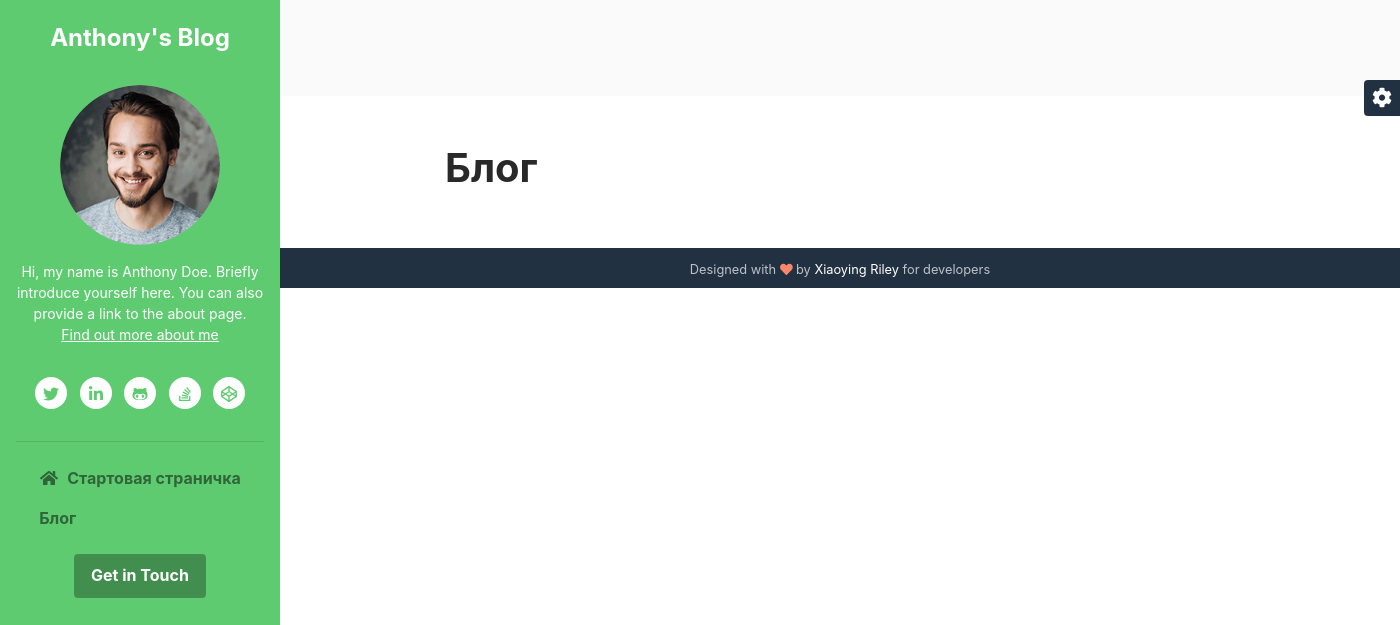
The app's page /blog/list, older data.
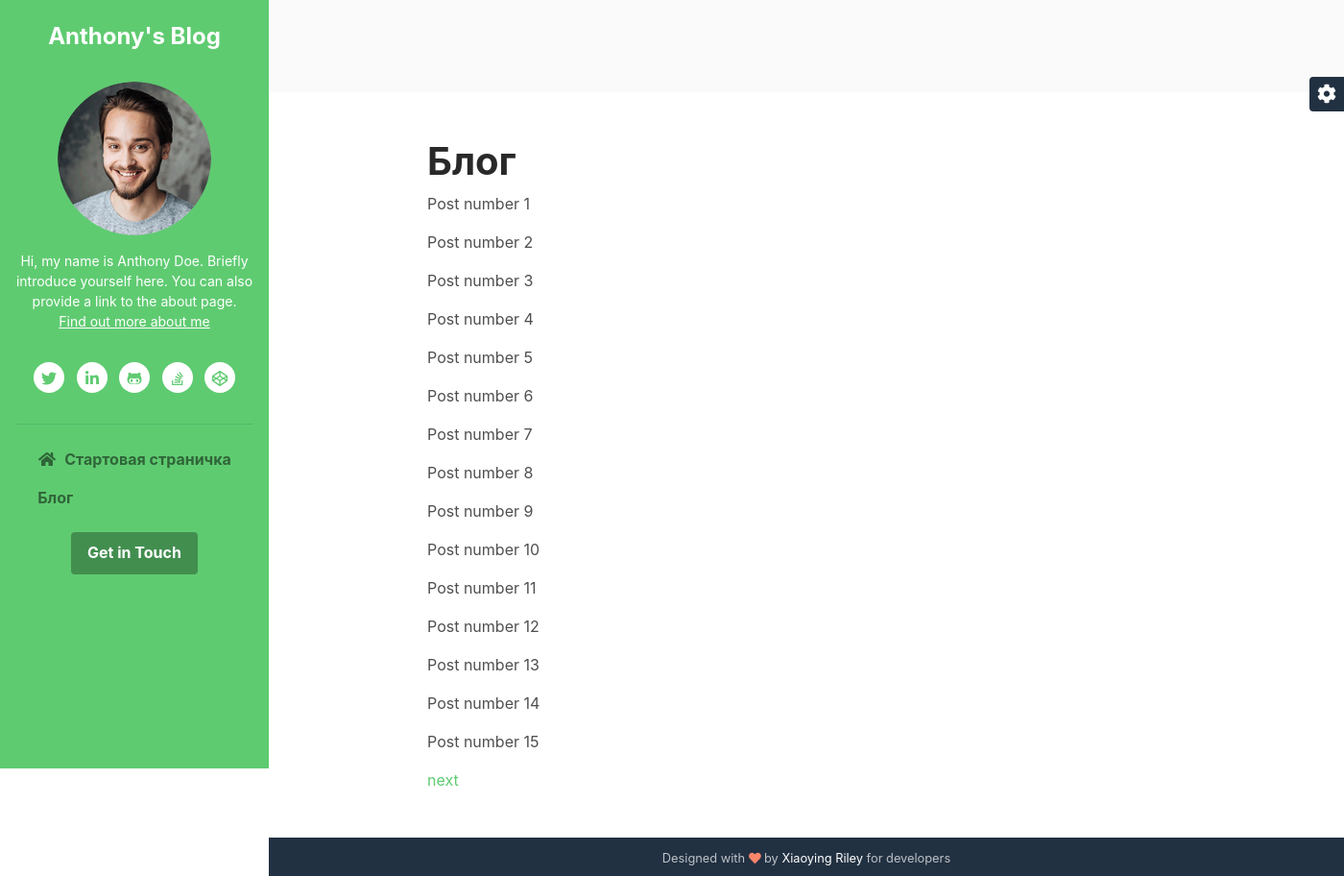
The same page, newer data.
### page/models.py (models this page shows, shortened)
class Page(models.Model):
    title = models.CharField(max_length=250)
    content = models.TextField()
    alias = models.SlugField(null=True, blank=True)

### post/models.py (models this page shows, shortened)
class Post(models.Model):
    title = models.CharField(max_length=250)
    content = models.TextField()
    alias = models.SlugField(null=True, blank=True)

### post/views.py (the view)
# urls.py: 2. Add a URL to urlpatterns:  path('blog/', include('blog.urls'))
def blog(request):
    posts = Post.objects.all()
    paginator = Paginator(posts, 15)
    page_number = request.GET.get('page',1)
    posts = paginator.get_page(page_number)
    return render(request,'blog_list.html', {'posts': posts})

### blog/page_processor.py (called while the page is built)
def page_processor(request):
    pages = Page.objects.all()
    return {'pages': pages}

### templates/blog_list.html (shortened to what this page needs)
{% extends 'index.html' %}
{% block content %}
        <h1>Блог</h1>
        <div>
        {% for post in posts %}
            <p>
                {{ post.title }}
            </p>
        {% endfor %}
        </div>
    {% if posts.has_next %}
        <a href="?page={{ posts.next_page_number }}">next</a>
    {% endif %}
{% endblock %}

### templates/index.html (shortened to what this page needs)
<!DOCTYPE html>
<html lang="en">
<head>
    <link id="theme-style" rel="stylesheet" href="/static/assets/css/theme-1.css">
</head>
<body>
    <header class="header text-center">
	    <h1 class="blog-name pt-lg-4 mb-0"><a href="index.html">Anthony's Blog</a></h1>
	    <nav class="navbar navbar-expand-lg navbar-dark" >
			<div id="navigation" class="collapse navbar-collapse flex-column" >
				<div class="profile-section pt-3 pt-lg-0">
				    <img class="profile-image mb-3 rounded-circle mx-auto" src="assets/images/profile.png" alt="image" >
					<div class="bio mb-3">Hi, my name is Anthony Doe. Briefly introduce yourself here. You can also provide a link to the about page.<br><a href="about.html">Find out more about me</a></div>
					<ul class="social-list list-inline py-3 mx-auto">
			            <li class="list-inline-item"><a href="#"><i class="fab fa-twitter fa-fw"></i></a></li>
			            <li class="list-inline-item"><a href="#"><i class="fab fa-linkedin-in fa-fw"></i></a></li>
			            <li class="list-inline-item"><a href="#"><i class="fab fa-github-alt fa-fw"></i></a></li>
			            <li class="list-inline-item"><a href="#"><i class="fab fa-stack-overflow fa-fw"></i></a></li>
			            <li class="list-inline-item"><a href="#"><i class="fab fa-codepen fa-fw"></i></a></li>
			        </ul>
			        <hr>
				</div>
				<ul class="navbar-nav flex-column text-left">
                    {% for page in pages %}
					<li class="nav-item active">
                        <a class="nav-link" href="/page/show/{{ page.alias }}"><i class="fas fa-home fa-fw mr-2"></i>{{ page.title }}
                        </a>
                    </li>
                    {% endfor %}
					<li class="nav-item active">
                        <a class="nav-link" href="/blog/list">
                            Блог
                        </a>
                    </li>
				</ul>
				<div class="my-2 my-md-3">
				    <a class="btn btn-primary" href="https://themes.3rdwavemedia.com/" target="_blank">Get in Touch</a>
				</div>
			</div>
		</nav>
    </header>
    <div class="main-wrapper">
	    <section class="cta-section theme-bg-light py-5">
	    </section>
	    <section class="blog-list px-3 py-5 p-md-5">
		    <div class="container">
                {% block content %} {% endblock %}
		    </div>
	    </section>
	    <footer class="footer text-center py-2 theme-bg-dark">
                <small class="copyright">Designed with <i class="fas fa-heart" style="color: #fb866a;"></i> by <a href="http://themes.3rdwavemedia.com" target="_blank">Xiaoying Riley</a> for developers</small>
	    </footer>
    </div>
    <div id="config-panel" class="config-panel d-none d-lg-block">
        <div class="panel-inner">
            <a id="config-trigger" class="config-trigger config-panel-hide text-center" href="#"><i class="fas fa-cog fa-spin mx-auto" data-fa-transform="down-6" ></i></a>
        </div>
    </div>
</body>
</html>

Row changes from the older to the newer data that the page shows:
added Post: title "Post number 1"
added Post: title "Post number 2"
added Post: title "Post number 3"
added Post: title "Post number 4"
added Post: title "Post number 5"
added Post: title "Post number 6"
added Post: title "Post number 7"
added Post: title "Post number 8"
added Post: title "Post number 9"
added Post: title "Post number 10"
added Post: title "Post number 11"
added Post: title "Post number 12"
added Post: title "Post number 13"
added Post: title "Post number 14"
added Post: title "Post number 15"
Text that changed along with them:
text now shown: "next"
